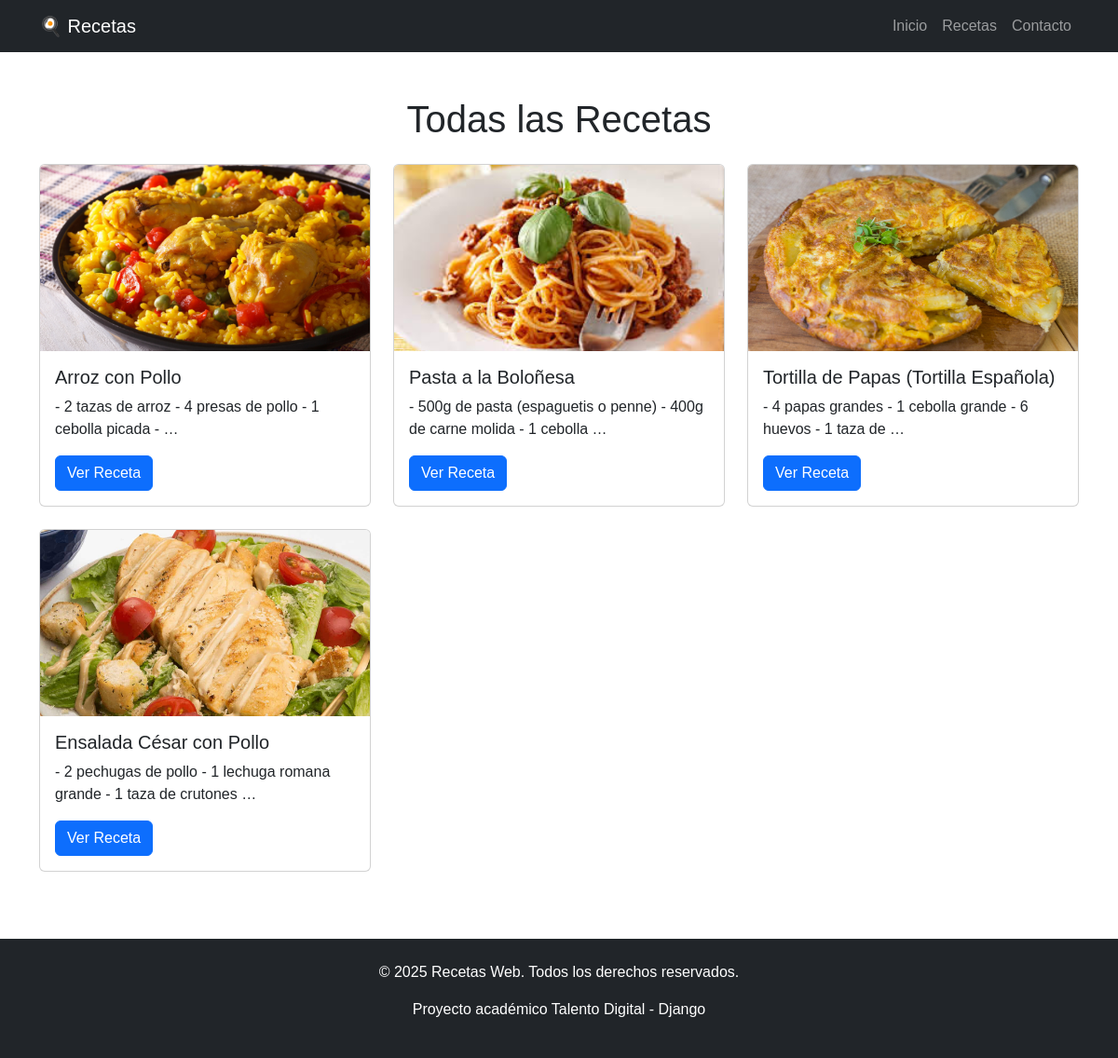
The app's page /recetas/ with its own data.
### recetas/models.py (models this page shows)
class Receta(models.Model):
    nombre = models.CharField(max_length=200)
    ingredientes = models.TextField()
    instrucciones = models.TextField()
    imagen = models.ImageField(upload_to='recetas/')
    fecha_creacion = models.DateTimeField(auto_now_add=True)

### recetas/views.py (the view)
# urls.py: path('recetas/', views.lista_recetas, name='lista_recetas'),
def lista_recetas(request):
    recetas = Receta.objects.all()
    return render(request, 'recetas/lista_recetas.html', {'recetas': recetas})

### recetas/templates/recetas/lista_recetas.html (shortened to what this page needs)
{% extends 'recetas/base.html' %}
{% block content %}
<div class="container my-5">
    <h1 class="text-center mb-4">Todas las Recetas</h1>
    <div class="row">
        {% for receta in recetas %}
        <div class="col-md-4 mb-4">
            <div class="card h-100">
                {% if receta.imagen %}
                <img src="{{ receta.imagen.url }}" class="card-img-top" alt="{{ receta.nombre }}">
                {% endif %}
                <div class="card-body">
                    <h5 class="card-title">{{ receta.nombre }}</h5>
                    <p class="card-text">{{ receta.ingredientes|truncatewords:15 }}</p>
                    <a href="{% url 'detalle_receta' receta.id %}" class="btn btn-primary">Ver Receta</a>
                </div>
            </div>
        </div>
        {% empty %}
        <p class="text-center">No hay recetas disponibles.</p>
        {% endfor %}
    </div>
</div>
{% endblock %}

### static/css/estilos.css (style rules this page uses)
body { font-family: 'Arial', sans-serif; }
.card { transition: transform 0.3s; }
.card-img-top { height: 200px; object-fit: cover; }

### records on screen
Receta: imagen (picture), nombre "Arroz con Pollo", ingredientes "- 2 tazas de arroz - 4 presas de pollo - 1 cebolla picada - …"
Receta: imagen (picture), nombre "Pasta a la Boloñesa", ingredientes "- 500g de pasta (espaguetis o penne) - 400g de carne molida - 1 cebolla …"
Receta: imagen (picture), nombre "Tortilla de Papas (Tortilla Española)", ingredientes "- 4 papas grandes - 1 cebolla grande - 6 huevos - 1 taza de …"
Receta: imagen (picture), nombre "Ensalada César con Pollo", ingredientes "- 2 pechugas de pollo - 1 lechuga romana grande - 1 taza de crutones …"
